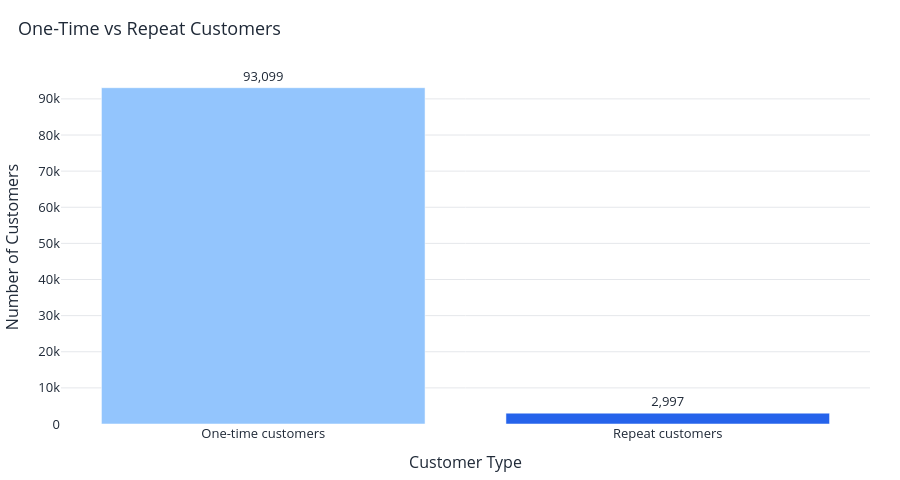

Notebook code for this chart:
### Markdown cell above
# 10. Customer Retention: One-Time vs Repeat Customers


This chart compares one-time buyers with repeat buyers.

Calculation:

```text
one-time customer = customer with exactly 1 order
repeat customer = customer with more than 1 order
```

### Code cell
# ============================================================
# 11. CUSTOMER RETENTION ANALYSIS
# ============================================================

# Create a small dataframe for customer types.
customer_types = pd.DataFrame({
    "customer_type": ["One-time customers", "Repeat customers"],
    "customers": [one_time_customers, repeat_customers]
})

# Calculate share of total customers.
customer_types["share"] = customer_types["customers"] / unique_customers * 100

# Create bar chart.
fig = px.bar(
    customer_types,
    x="customer_type",
    y="customers",
    text="customers",
    color="customer_type",
    color_discrete_sequence=["#93C5FD", "#2563EB"],
)

# Format labels and remove legend because x-axis already explains categories.
fig.update_traces(texttemplate="%{text:,}", textposition="outside")
fig.update_layout(xaxis_title="Customer Type", yaxis_title="Number of Customers", showlegend=False)

# Apply style and display.
fig = style_chart(fig, "One-Time vs Repeat Customers", height=480)
fig.show()

show_insight(
    "Customer Retention Insight",
    [
        f"One-time customers: {one_time_customers:,} ({one_time_customer_rate:.1f}%).",
        f"Repeat customers: {repeat_customers:,} ({repeat_customer_rate:.1f}%).",
        f"Average orders per customer: {orders_per_customer:.2f}.",
    ],
    f"The marketplace has a retention opportunity because {one_time_customer_rate:.1f}% of customers purchased only once."
)

### Figure 1 — Plotly figure (JSON) as saved in the notebook; plotly's stock layout.template omitted (floating-point values rounded to 4 significant figures)
{"data": [{"hovertemplate": "customer_type=%{x}<br>customers=%{text}<extra></extra>", "legendgroup": "One-time customers", "marker": {"color": "#93C5FD", "pattern": {"shape": ""}}, "name": "One-time customers", "orientation": "v", "showlegend": true, "text": [93100.0], "textposition": "outside", "texttemplate": "%{text:,}", "type": "bar", "x": ["One-time customers"], "xaxis": "x", "y": [93099], "yaxis": "y"}, {"hovertemplate": "customer_type=%{x}<br>customers=%{text}<extra></extra>", "legendgroup": "Repeat customers", "marker": {"color": "#2563EB", "pattern": {"shape": ""}}, "name": "Repeat customers", "orientation": "v", "showlegend": true, "text": [2997.0], "textposition": "outside", "texttemplate": "%{text:,}", "type": "bar", "x": ["Repeat customers"], "xaxis": "x", "y": [2997], "yaxis": "y"}], "layout": {"barmode": "relative", "font": {"color": "#1f2937", "size": 13}, "height": 480, "legend": {"orientation": "h", "title": {"text": "customer_type"}, "tracegroupgap": 0, "y": 1.08}, "margin": {"b": 45, "l": 30, "r": 30, "t": 70}, "paper_bgcolor": "white", "plot_bgcolor": "white", "showlegend": false, "title": {"text": "One-Time vs Repeat Customers", "x": 0.02}, "xaxis": {"anchor": "y", "categoryarray": ["One-time customers", "Repeat customers"], "categoryorder": "array", "domain": [0, 1], "showgrid": false, "title": {"text": "Customer Type"}, "zeroline": false}, "yaxis": {"anchor": "x", "domain": [0, 1], "gridcolor": "#e5e7eb", "title": {"text": "Number of Customers"}, "zeroline": false}}}
